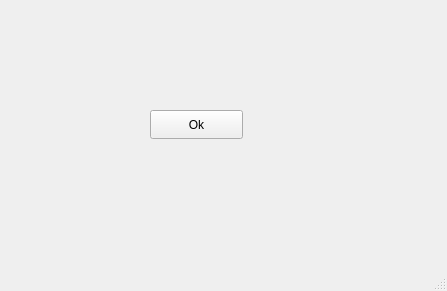
<?xml version="1.0" encoding="UTF-8"?>
<ui version="4.0">
 <class>MainWindow</class>
 <widget class="QMainWindow" name="MainWindow">
  <property name="geometry">
   <rect>
    <x>0</x>
    <y>0</y>
    <width>447</width>
    <height>291</height>
   </rect>
  </property>
  <property name="windowTitle">
   <string>MainWindow</string>
  </property>
  <widget class="QWidget" name="centralwidget">
   <widget class="QPushButton" name="pushButton">
    <property name="geometry">
     <rect>
      <x>150</x>
      <y>110</y>
      <width>93</width>
      <height>29</height>
     </rect>
    </property>
    <property name="text">
     <string>Ok</string>
    </property>
   </widget>
  </widget>
  <widget class="QMenuBar" name="menubar">
   <property name="geometry">
    <rect>
     <x>0</x>
     <y>0</y>
     <width>447</width>
     <height>26</height>
    </rect>
   </property>
  </widget>
  <widget class="QStatusBar" name="statusbar"/>
 </widget>
 <resources/>
 <connections/>
</ui>
